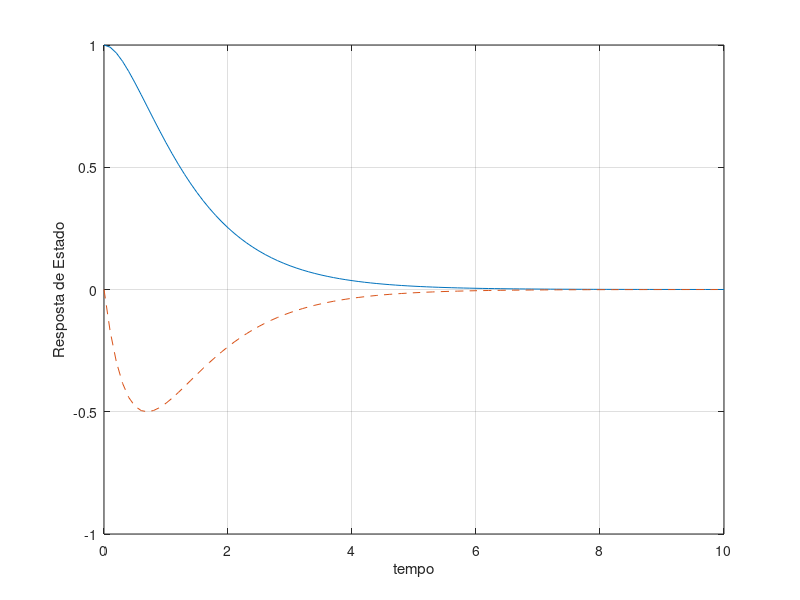

The MATLAB script that drew this image:
clc
clear all
%%%%%%%%%%%%%%% 3.7 %%%%%%%%%%%%%%%%%
A=[0 1;-2 -3]; 
B=[0;1]; 
C=[1 0]; 
D=[0]; 

sys = ss(A,B,C,D);
x0=[1;0];
t=[0:0.1:10]; 
u=0*t; 
[y,t,x]=lsim(sys,u,t,x0);
plot(t,x(:,1),t,x(:,2),'--')

xlabel('tempo')
ylabel('Resposta de Estado') 
grid